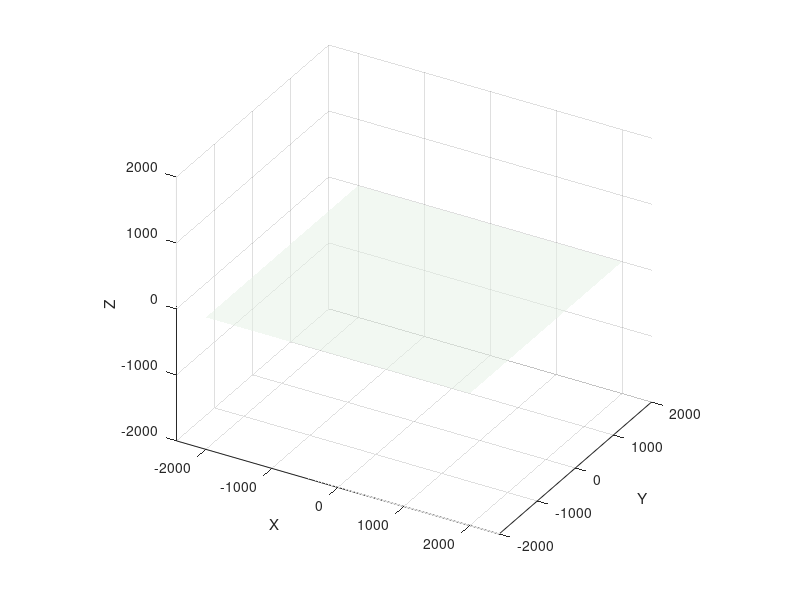

This chart was generated by the following MATLAB code: (Note: this script raises an error after producing the figure.)
% =========================================================================
% MO PHONG ROBOT HEXAPOD - PHIEN BAN VAT LY (PHYSICS UPDATE)
% Fix: Chong lun (Z) va chong truot (Odometry/Foot Locking)
% =========================================================================
clc; clear; close all;

%% ========================================================================
%  PHAN 1: DU LIEU VA THIET LAP BAN DAU
% ========================================================================
% (Giu nguyen du lieu cua ban)
STATES_DATA = [
    % STATE 1: STAND
    0, 45, -75,   0, 45, -75,   0, 45, -75,   0, 45, -75,   0, 45, -75,   0, 45, -75;
    % STATE 2: Tripod A Lift 
    0, 75, -95,   0, 45, -75,   0, 45, -75,   0, 75, -95,   0, 75, -95,   0, 45, -75;
    % STATE 3: Tripod A Forward
    22, 75, -95, -22, 45, -75, -22, 45, -75,  22, 75, -95,  22, 75, -95, -22, 45, -75;
    % STATE 4: Tripod A Land
    22, 45, -75, -22, 45, -75, -22, 45, -75,  22, 45, -75,  22, 45, -75, -22, 45, -75;
    % STATE 5: Tripod B Lift
    0, 45, -75,   0, 75, -95,   0, 75, -95,   0, 45, -75,   0, 45, -75,   0, 75, -95;
    % STATE 6: Tripod B Forward
   -22, 45, -75,  22, 75, -95,  22, 75, -95, -22, 45, -75, -22, 45, -75,  22, 75, -95;
    % STATE 7: Tripod B Land
   -22, 45, -75,  22, 45, -75,  22, 45, -75, -22, 45, -75, -22, 45, -75,  22, 45, -75;
   
];

% State Names for display
STATE_NAMES = {'Stand', 'Tri A Lift', 'Tri A Fwd', 'Tri A Land', ...
               'Tri B Lift', 'Tri B Fwd', 'Tri B Land'};

BODY_LENGTH = 150.703; BODY_WIDTH = 70.712; MID_SPAN = 120.0;   
L_COXA = 35; L_FEMUR = 75; L_TIBIA = 125;
delta_z = L_FEMUR * sind(45) + L_TIBIA * sind(-75);
DEFAULT_HEIGHT = abs(delta_z); 

% Mounting Points (Local Body Frame)
half_L = BODY_LENGTH/2; half_W = BODY_WIDTH/2; half_Mid = MID_SPAN/2;
% Luu y: Z o day = 0 trong Local Frame, ta se cong Global Z sau
mount_pts_local = [
     half_L, -half_W, 0;   0, -half_Mid, 0;   -half_L, -half_W, 0;
     half_L,  half_W, 0;   0,  half_Mid, 0;   -half_L,  half_W, 0
];
mount_angles = [-45, -90, -135, 45, 90, 135];

%% ========================================================================
%  PHAN 2: KHOI TAO DO HOA
% ========================================================================
fig_h = figure('Name', 'Hexapod Physics Simulation', 'Color', 'white', 'Position', [100 100 900 700]);
axis equal; grid on; hold on;
xlabel('X'); ylabel('Y'); zlabel('Z');
view(30, 30);

% Ve san (Ground) co dinh o Z=0
ground_size = 2000;
patch([ground_size -ground_size -ground_size ground_size], ...
      [ground_size ground_size -ground_size -ground_size], ...
      [0 0 0 0], [0.9 0.95 0.9], 'EdgeColor', 'none', 'FaceAlpha', 0.5);
      
% Bien theo doi vi tri toan cuc cua Body (Global Position)
% [X, Y, Z]
body_global_pos = [0, 0, DEFAULT_HEIGHT]; 

% Luu vi tri chan toan cuc cua frame truoc (de tinh do truot)
prev_feet_global = []; 

%% ========================================================================
%  PHAN 3: VONG LAP MO PHONG
% ========================================================================
steps = 15; 
num_states = size(STATES_DATA, 1);

for cycle = 1:2 % Chay 2 vong lap de kiem tra di chuyen xa
    for s = 1:num_states
        if ~isvalid(fig_h), break; end
        
        current_state_raw = STATES_DATA(s, :);
        if s < num_states
            next_state_raw = STATES_DATA(s+1, :);
        else
            next_state_raw = STATES_DATA(1, :);
        end
        
        for t = linspace(0, 1, steps)
            if ~isvalid(fig_h), break; end
            
            % 1. Noi suy goc khop
            interp_raw = (1-t)*current_state_raw + t*next_state_raw;
            FL = interp_raw(1:3); FR = interp_raw(4:6); ML = interp_raw(7:9);
            MR = interp_raw(10:12); RL = interp_raw(13:15); RR = interp_raw(16:18);
            CURRENT_ANGLES = [FR; MR; RR; FL; ML; RL];
            
            % 2. Tinh Forward Kinematics (TOA DO CUC BO - CHUA CO BODY POS)
            [feet_local] = calc_fk_all_legs(CURRENT_ANGLES, mount_pts_local, mount_angles, L_COXA, L_FEMUR, L_TIBIA);
            
            % 3. XU LY VAT LY (PHYSICS ENGINE)
            % --- Buoc A: Chong Lun (Gravity Fix) ---
            % Tim chan thap nhat trong he toa do cuc bo
            min_z_local = min(feet_local(:, 3));
            % De chan thap nhat cham dat (Z=0), Body Z phai cach dat mot doan dung bang am cua min_z_local
            body_global_pos(3) = -min_z_local;
            
            % --- Buoc B: Chong Truot (Anchor Fix) ---
            % Tinh vi tri chan tam thoi trong Global neu Body khong di chuyen XY
            temp_feet_global = feet_local + body_global_pos;
            
            if ~isempty(prev_feet_global)
                % Tim cac chan dang "bam dat" (Stance phase)
                % La nhung chan co Z gan bang 0 (Z < 1mm)
                stance_indices = find(temp_feet_global(:, 3) < 1.0);
                
                % Neu co it nhat 1 chan cham dat
                if ~isempty(stance_indices)
                    % Tinh trung binh vi tri XY cua cac chan bam dat o frame truoc
                    prev_center = mean(prev_feet_global(stance_indices, 1:2), 1);
                    % Tinh trung binh vi tri XY cua cac chan do o hien tai (neu body dung yen)
                    curr_center = mean(temp_feet_global(stance_indices, 1:2), 1);
                    
                    % Do lech chinh la doan duong Body phai di chuyen de bu lai su truot chan
                    shift_xy = prev_center - curr_center;
                    
                    % Cap nhat vi tri Body
                    body_global_pos(1:2) = body_global_pos(1:2) + shift_xy;
                end
            end
            
            % 4. CAP NHAT LAI VI TRI CHAN TOAN CUC (SAU KHI DA TINH BODY MOI)
            final_feet_global = feet_local + body_global_pos;
            
            % Luu lai cho frame sau
            prev_feet_global = final_feet_global;
            
            % 5. VE ROBOT
            delete(findobj(gca, 'Tag', 'robot_part')); % Xoa frame cu
            
            % Cap nhat mount points theo vi tri toan cuc
            current_mount_pts_global = mount_pts_local + body_global_pos;
            draw_robot(CURRENT_ANGLES, current_mount_pts_global, mount_angles, L_COXA, L_FEMUR, L_TIBIA);
            
            % 6. CAMERA FOLLOW (Camera di chuyen theo Robot)
            cx = body_global_pos(1); cy = body_global_pos(2);
            xlim([cx-400, cx+400]);
            ylim([cy-400, cy+400]);
            
            title({['CYCLE: ' num2str(cycle) ' | STATE: ' STATE_NAMES{s}], ...
                   ['Body Height: ' num2str(body_global_pos(3), '%.1f') ' mm']}, 'FontSize', 12);
            drawnow;
        end
    end
end

%% ========================================================================
%  CAC HAM HO TRO (HELPER FUNCTIONS)
% ========================================================================

% Ham tinh toan FK tra ve vi tri cac dau chan (Local)
function [feet_tips] = calc_fk_all_legs(angles_mat, mount_pts, mount_angles, L1, L2, L3)
    feet_tips = zeros(6, 3);
    for i = 1:6
        th1 = angles_mat(i, 1); th2 = angles_mat(i, 2); th3 = angles_mat(i, 3);
        alpha = mount_angles(i);
        total_rad = deg2rad(alpha + th1);
        
        J1 = mount_pts(i,:); % Goc la mount point
        
        % Vector Coxa
        dx1 = L1*cos(total_rad); dy1 = L1*sin(total_rad); dz1 = L1*sind(th1); % Coxa thuong xoay phang, check lai cong thuc goc
        % Cong thuc chuan hexapod thong thuong:
        % J2 = J1 + [cos(ang)*L1, sin(ang)*L1, 0] (neu coxa phang)
        % Nhung su dung cong thuc cua ban:
        J2 = J1 + [L1*cos(total_rad), L1*sin(total_rad), L1*sind(th1)]; % Gia su coxa co the nang (th1?)
        
        % Vector Femur
        r_femur = L2*cosd(th2); z_femur = L2*sind(th2);
        J3 = J2 + [r_femur*cos(total_rad), r_femur*sin(total_rad), z_femur];
        
        % Vector Tibia
        r_tibia = L3*cosd(th3); z_tibia = L3*sind(th3);
        J4 = J3 + [r_tibia*cos(total_rad), r_tibia*sin(total_rad), z_tibia];
        
        feet_tips(i, :) = J4;
    end
end

% Ham Ve Robot
function draw_robot(angles_mat, mount_pts_global, mount_angles, L1, L2, L3)
    for i = 1:6
        th1 = angles_mat(i, 1); th2 = angles_mat(i, 2); th3 = angles_mat(i, 3);
        alpha = mount_angles(i);
        total_rad = deg2rad(alpha + th1);
        
        % Tinh toan cac khop dua tren Global Mount Points
        J1 = mount_pts_global(i,:);
        J2 = J1 + [L1*cos(total_rad), L1*sin(total_rad), L1*sind(th1)];
        r_femur = L2*cosd(th2); z_femur = L2*sind(th2);
        J3 = J2 + [r_femur*cos(total_rad), r_femur*sin(total_rad), z_femur];
        r_tibia = L3*cosd(th3); z_tibia = L3*sind(th3);
        J4 = J3 + [r_tibia*cos(total_rad), r_tibia*sin(total_rad), z_tibia];
        
        % Ve Chan
        line_pts = [J1; J2; J3; J4];
        cols = lines(6);
        plot3(line_pts(:,1), line_pts(:,2), line_pts(:,3), 'LineWidth', 3, 'Color', cols(i,:), 'Tag', 'robot_part');
        plot3(line_pts(:,1), line_pts(:,2), line_pts(:,3), '.', 'MarkerSize', 15, 'Color', 'k', 'Tag', 'robot_part');
    end
    
    % Ve Than (Noi cac diem mount point global)
    hex_idx = [1, 2, 3, 6, 5, 4, 1];
    fill3(mount_pts_global(hex_idx,1), mount_pts_global(hex_idx,2), mount_pts_global(hex_idx,3), ...
         [0.2 0.2 0.2], 'FaceAlpha', 0.7, 'EdgeColor', 'k', 'LineWidth', 1.5, 'Tag', 'robot_part');
    
    % Ve Dau (Head indicator) de biet huong di chuyen
    head_pos = (mount_pts_global(1,:) + mount_pts_global(4,:))/2;
    quiver3(head_pos(1), head_pos(2), head_pos(3), 100, 0, 0, 'r', 'LineWidth', 3, 'Tag', 'robot_part', 'AutoScale', 'off');
end
